Frame 1 (no input): blank canvas, image omitted
Frame 60 (no input): blank canvas, image omitted
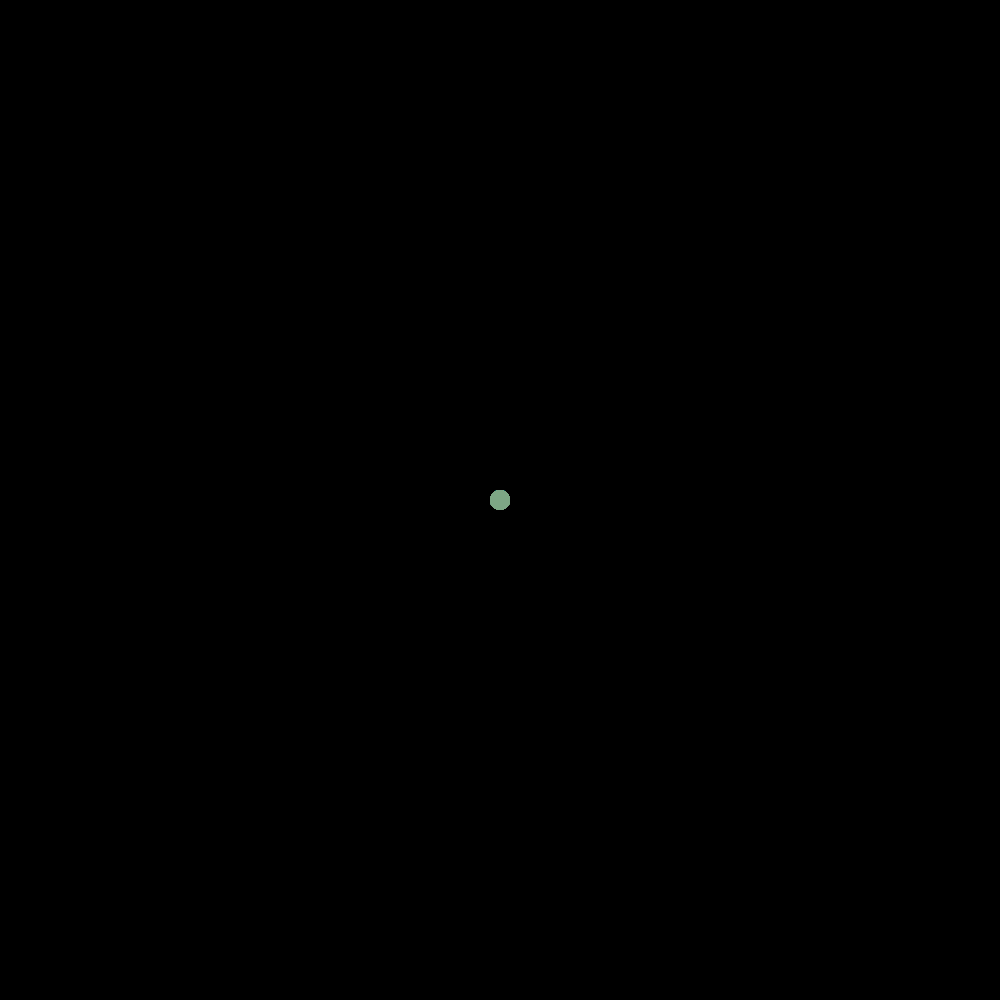
Frame 120 (the mouse pressed at the canvas centre since frame 60)

The p5.js sketch whose frames 1 and 60 were blank and that drew this single picture after the mouse press (run headless with seeded random() and noise() and a simulated clock; from frame 60 on, the mouse is pressed at the canvas centre):

// p5.js sketch
// ── sketch.js
function setup() {
  createCanvas(1000, 1000);
  background(0);
  
}

function draw() {
  noStroke();
  fill(mouseX/4,mouseY/3,mouseX/10+mouseY/6);
  
  //follows the mouse
  ellipse(mouseX, mouseY, 20);

  ellipse(width - mouseY, mouseY, 20);

 
  ellipse(mouseX, height - mouseX, 20);

 
  ellipse(width-mouseY, height - mouseX, 20);

}
